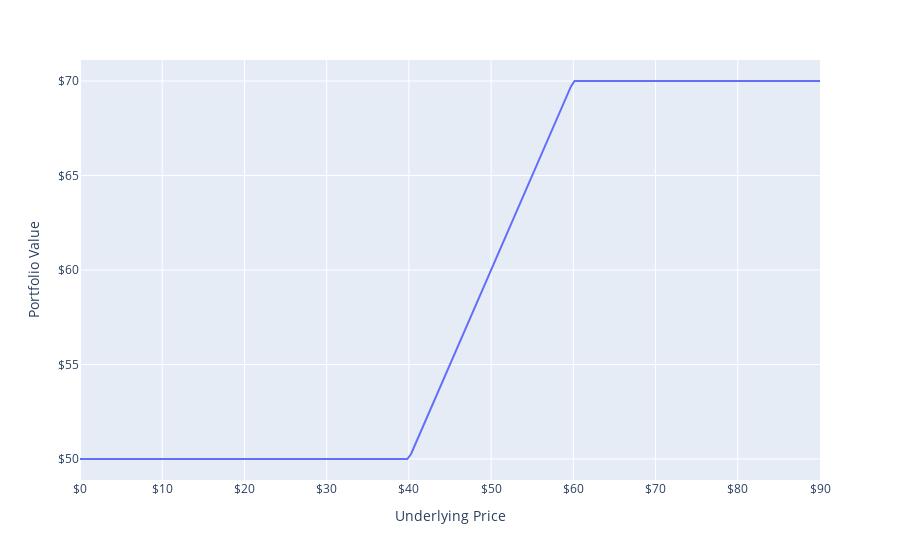

Notebook cell for this chart:
### Markdown cell above
# FIGURE

### Code cell
x = Option()

if cashPosition[0] == "Long":
    x.add(security="Cash", quantity=cashPosition[1])
elif cashPosition[0] == "Short":
    x.add(security="Cash", quantity=-cashPosition[1])

if underlyingPosition[0] == "Long":
    x.add(security="Underlying", quantity=underlyingPosition[1])
elif underlyingPosition[0] == "Short":
    x.add(security="Underlying", quantity=-underlyingPosition[1])

for opt in optPositions:
    x.add(security=opt[0], strike=opt[1], quantity=opt[2])

x.plot()

### Figure 1 — Plotly figure (JSON) as saved in the notebook; plotly's stock layout.template omitted (floating-point values rounded to 4 significant figures; data arrays with more than 128 entries replaced by an {"elided": "..."} marker saying what was removed)
{"data": [{"hovertemplate": "Underlying=%{x}<br>Portfolio=%{y}<extra></extra>", "legendgroup": "", "line": {"color": "#636efa", "dash": "solid"}, "marker": {"symbol": "circle"}, "mode": "lines", "name": "", "orientation": "v", "showlegend": false, "type": "scatter", "x": {"elided": "200 float values"}, "xaxis": "x", "y": {"elided": "200 float values"}, "yaxis": "y"}], "layout": {"legend": {"tracegroupgap": 0}, "margin": {"t": 60}, "xaxis": {"anchor": "y", "domain": [0, 1], "tickformat": ",.0f", "tickprefix": "$", "title": {"text": "Underlying Price"}}, "yaxis": {"anchor": "x", "domain": [0, 1], "tickformat": ",.0f", "tickprefix": "$", "title": {"text": "Portfolio Value"}}}}
